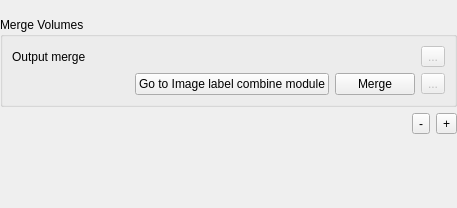
<?xml version="1.0" encoding="UTF-8"?>
<ui version="4.0">
 <class>Segment</class>
 <widget class="qSlicerWidget" name="Segment">
  <property name="geometry">
   <rect>
    <x>0</x>
    <y>0</y>
    <width>457</width>
    <height>208</height>
   </rect>
  </property>
  <property name="windowTitle">
   <string>Register</string>
  </property>
  <layout class="QVBoxLayout" name="verticalLayout">
   <property name="leftMargin">
    <number>0</number>
   </property>
   <property name="rightMargin">
    <number>0</number>
   </property>
   <property name="bottomMargin">
    <number>0</number>
   </property>
   <item>
    <widget class="QWidget" name="SegmentPlaceHolderWidget" native="true">
     <layout class="QVBoxLayout" name="verticalLayout_2">
      <property name="margin">
       <number>0</number>
      </property>
     </layout>
    </widget>
   </item>
   <item>
    <widget class="ctkCollapsibleGroupBox" name="MergeAllCollapsibleGroupBox">
     <property name="title">
      <string>Merge Volumes</string>
     </property>
     <layout class="QGridLayout" name="gridLayout">
      <item row="0" column="1">
       <widget class="qMRMLNodeComboBox" name="MergeAllOutputNodeComboBox">
        <property name="nodeTypes">
         <stringlist>
          <string>vtkMRMLScalarVolumeNode</string>
         </stringlist>
        </property>
        <property name="workflow" stdset="0">
         <stringlist>
          <string>1</string>
          <string>2</string>
         </stringlist>
        </property>
       </widget>
      </item>
      <item row="0" column="0">
       <widget class="QLabel" name="label">
        <property name="text">
         <string>Output merge</string>
        </property>
        <property name="workflow" stdset="0">
         <stringlist>
          <string>1</string>
          <string>2</string>
         </stringlist>
        </property>
       </widget>
      </item>
      <item row="0" column="2">
       <widget class="QToolButton" name="MergeAllOutputSaveToolButton">
        <property name="enabled">
         <bool>false</bool>
        </property>
        <property name="text">
         <string>...</string>
        </property>
        <property name="workflow" stdset="0">
         <stringlist>
          <string>1</string>
          <string>2</string>
         </stringlist>
        </property>
       </widget>
      </item>
      <item row="2" column="0" colspan="3">
       <layout class="QHBoxLayout" name="horizontalLayout">
        <item>
         <spacer name="horizontalSpacer">
          <property name="orientation">
           <enum>Qt::Horizontal</enum>
          </property>
          <property name="sizeHint" stdset="0">
           <size>
            <width>40</width>
            <height>20</height>
           </size>
          </property>
         </spacer>
        </item>
        <item>
         <widget class="QPushButton" name="MergeAllGoToButton">
          <property name="sizePolicy">
           <sizepolicy hsizetype="Fixed" vsizetype="Fixed">
            <horstretch>0</horstretch>
            <verstretch>0</verstretch>
           </sizepolicy>
          </property>
          <property name="text">
           <string>Go to Image label combine module</string>
          </property>
          <property name="workflow" stdset="0">
           <stringlist>
            <string>2</string>
           </stringlist>
          </property>
         </widget>
        </item>
        <item>
         <widget class="QPushButton" name="MergeAllApplyButton">
          <property name="sizePolicy">
           <sizepolicy hsizetype="Fixed" vsizetype="Fixed">
            <horstretch>0</horstretch>
            <verstretch>0</verstretch>
           </sizepolicy>
          </property>
          <property name="text">
           <string>Merge</string>
          </property>
          <property name="checkable">
           <bool>true</bool>
          </property>
         </widget>
        </item>
        <item>
         <widget class="QToolButton" name="MergeAllSaveToolButton">
          <property name="enabled">
           <bool>false</bool>
          </property>
          <property name="text">
           <string>...</string>
          </property>
          <property name="workflow" stdset="0">
           <stringlist>
            <string>0</string>
           </stringlist>
          </property>
         </widget>
        </item>
       </layout>
      </item>
     </layout>
    </widget>
   </item>
   <item>
    <layout class="QHBoxLayout" name="horizontalLayout_2">
     <item>
      <spacer name="horizontalSpacer_2">
       <property name="orientation">
        <enum>Qt::Horizontal</enum>
       </property>
       <property name="sizeHint" stdset="0">
        <size>
         <width>40</width>
         <height>20</height>
        </size>
       </property>
      </spacer>
     </item>
     <item>
      <widget class="QToolButton" name="SegmentRemoveSegmentWidgetToolButton">
       <property name="text">
        <string>-</string>
       </property>
      </widget>
     </item>
     <item>
      <widget class="QToolButton" name="SegmentAddSegmentWidgetToolButton">
       <property name="text">
        <string>+</string>
       </property>
      </widget>
     </item>
    </layout>
   </item>
   <item>
    <widget class="qMRMLWidget" name="SegmentEditorPlaceHolderWidget">
     <layout class="QVBoxLayout" name="verticalLayout_3">
      <property name="leftMargin">
       <number>0</number>
      </property>
      <property name="topMargin">
       <number>0</number>
      </property>
      <property name="rightMargin">
       <number>0</number>
      </property>
     </layout>
    </widget>
   </item>
   <item>
    <spacer name="verticalSpacer">
     <property name="orientation">
      <enum>Qt::Vertical</enum>
     </property>
     <property name="sizeHint" stdset="0">
      <size>
       <width>20</width>
       <height>40</height>
      </size>
     </property>
    </spacer>
   </item>
  </layout>
 </widget>
 <customwidgets>
  <customwidget>
   <class>qMRMLNodeComboBox</class>
   <extends>QWidget</extends>
   <header>qMRMLNodeComboBox.h</header>
  </customwidget>
  <customwidget>
   <class>qMRMLWidget</class>
   <extends>QWidget</extends>
   <header>qMRMLWidget.h</header>
   <container>1</container>
  </customwidget>
  <customwidget>
   <class>qSlicerWidget</class>
   <extends>QWidget</extends>
   <header>qSlicerWidget.h</header>
   <container>1</container>
  </customwidget>
  <customwidget>
   <class>ctkCollapsibleGroupBox</class>
   <extends>QGroupBox</extends>
   <header>ctkCollapsibleGroupBox.h</header>
   <container>1</container>
  </customwidget>
 </customwidgets>
 <resources/>
 <connections>
  <connection>
   <sender>Segment</sender>
   <signal>mrmlSceneChanged(vtkMRMLScene*)</signal>
   <receiver>MergeAllOutputNodeComboBox</receiver>
   <slot>setMRMLScene(vtkMRMLScene*)</slot>
   <hints>
    <hint type="sourcelabel">
     <x>228</x>
     <y>194</y>
    </hint>
    <hint type="destinationlabel">
     <x>249</x>
     <y>47</y>
    </hint>
   </hints>
  </connection>
  <connection>
   <sender>MergeAllOutputSaveToolButton</sender>
   <signal>clicked()</signal>
   <receiver>MergeAllSaveToolButton</receiver>
   <slot>click()</slot>
   <hints>
    <hint type="sourcelabel">
     <x>434</x>
     <y>47</y>
    </hint>
    <hint type="destinationlabel">
     <x>433</x>
     <y>76</y>
    </hint>
   </hints>
  </connection>
 </connections>
</ui>
